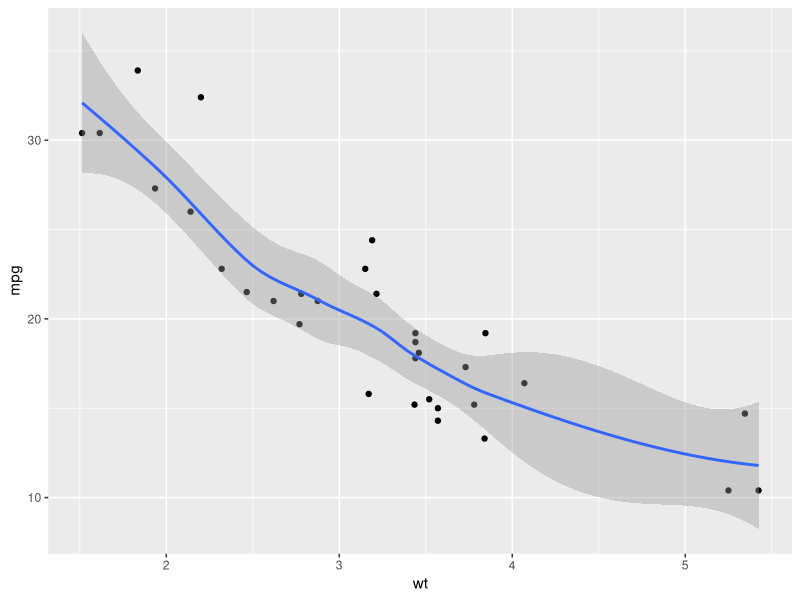
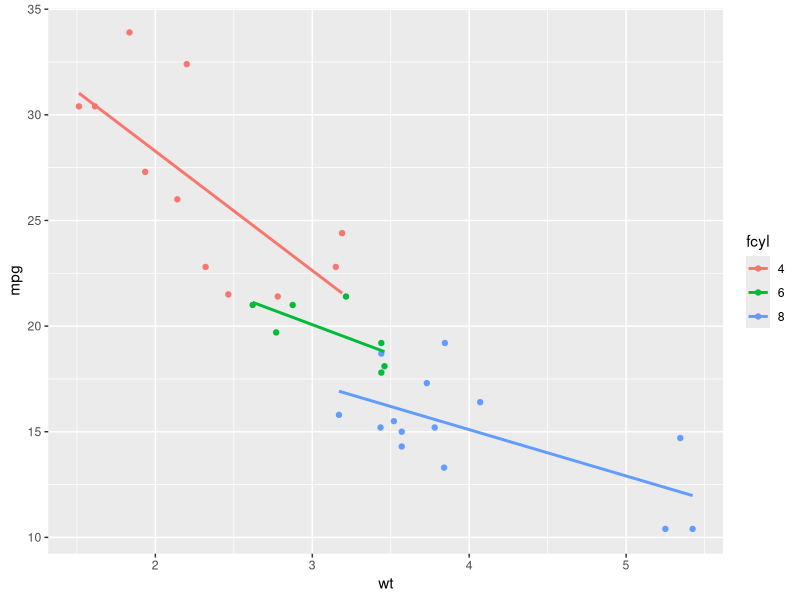

These charts were generated, in order, by the following R code:
#' This is a file
#'
#' The aim is to filter some cols and make a graph

library(tidyverse)
library(ggplot2)


mtcars %>% head(10)

## adding some graphs and 
# Summary statistics

mtcars %>% 
  summary()

# draw a scatter plot of mpg vs. wt
ggplot(mtcars, aes(wt, mpg)) +
  geom_point() +
  geom_smooth()

#create factor cyl and am
mtcars <- mtcars %>% 
  mutate(fcyl = as.factor(cyl),
         fam = as.factor(am))

# Using mtcars, plot mpg vs. wt, colored by fcyl

ggplot(mtcars, aes(wt, mpg, color = fcyl)) +
  geom_point() +
  stat_smooth(method = "lm", se = FALSE)
